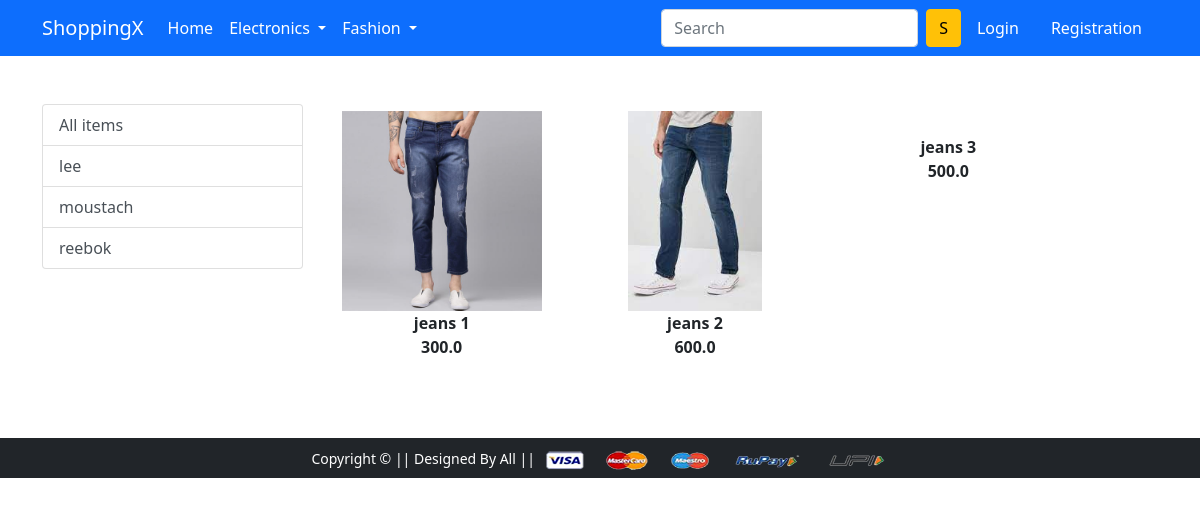
The app's page /bottomwear/ with its own data.
### app/models.py (models this page shows)
class Product(models.Model):
    title = models.CharField(max_length=100)
    selling_price = models.FloatField()
    discounted_price = models.FloatField()
    description = models.TextField()
    brand = models.CharField(max_length=100)
    category = models.CharField(max_length=2, choices= category_choices)
    product_image = models.ImageField(upload_to = 'product image')
    def get_absolute_url(self):
        return reverse("product-detail", kwargs={"pk": self.pk})

### app/views.py (the view, shortened to what this page needs)
# urls.py: path('bottomwear/', views.bottomwear, name='bottomwear'),
def bottomwear(request, data = None):
    if data == None:
        bottomwears = Product.objects.filter(category='BW')
        cat=Product.objects.filter(category='BW').values_list('brand', flat=True).distinct()
        context = {
            'bottomwears': bottomwears,
            'category': cat,
        }
    return render(request, 'app/bottomwear.html', context)

### app/templatetags/filters.py (called while the page is built)
@register.filter(name='minus')
def minus(value, arg):
    a = value - arg
    return a

### templates/app/bottomwear.html (shortened to what this page needs)
{% extends 'app/base.html' %}
{% load static %}
{% load filters %}
{% block main-content %}
<div class="container my-5">
 <div class="row">
    <div class="col-sm-3">
        <div class='list-group'>
            <a href = '{% url "bottomwear" %}' class = 'list-group-item list-group-item-action' aria-current = 'true'> All items </a>
            {% for cat in category %}
            <a href = '{% url "bottomwear_data" cat %}' class = 'list-group-item list-group-item-action' aria-current = 'true'> {{cat}} </a>
            {% endfor %}
        </div>
    </div>
    <div class='col-sm-8'>
        <div class='row'>
        {% for bottomwear in bottomwears %}
        <div class= 'col-sm-4 text-center mb-4'>
            <a href="{{bottomwear.get_absolute_url}}" class='btn'>
        <img src= "{{bottomwear.product_image.url}}" alt="" height="200px">
        <div class='fw-bold'>{{bottomwear.title}}</div>
        <div class='fw-bold'>{{bottomwear.selling_price|minus:bottomwear.discounted_price}}</div>
        </a>
        </div>
        {%endfor%}
        </div>
    </div>
</div>
</div>
{% endblock main-content %}

### records on screen
Product: product_image (picture), title "jeans 1", selling_price|minus "300.0"
Product: product_image (picture), title "jeans 2", selling_price|minus "600.0"
Product: title "jeans 3", selling_price|minus "500.0"

### other values on screen
{{ cat }} "lee" "moustach" "reebok"
